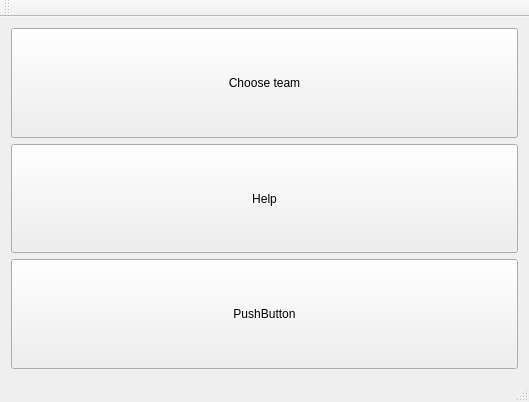
<?xml version="1.0" encoding="UTF-8"?>
<ui version="4.0">
 <class>MainWindow</class>
 <widget class="QMainWindow" name="MainWindow">
  <property name="geometry">
   <rect>
    <x>0</x>
    <y>0</y>
    <width>529</width>
    <height>402</height>
   </rect>
  </property>
  <property name="windowTitle">
   <string>MainWindow</string>
  </property>
  <widget class="QWidget" name="centralWidget">
   <layout class="QHBoxLayout" name="horizontalLayout">
    <item>
     <layout class="QVBoxLayout" name="verticalLayout">
      <item>
       <widget class="QPushButton" name="buttonTeam">
        <property name="sizePolicy">
         <sizepolicy hsizetype="Minimum" vsizetype="Preferred">
          <horstretch>0</horstretch>
          <verstretch>0</verstretch>
         </sizepolicy>
        </property>
        <property name="text">
         <string>Choose team</string>
        </property>
       </widget>
      </item>
      <item>
       <widget class="QPushButton" name="Help">
        <property name="sizePolicy">
         <sizepolicy hsizetype="Minimum" vsizetype="Preferred">
          <horstretch>0</horstretch>
          <verstretch>0</verstretch>
         </sizepolicy>
        </property>
        <property name="text">
         <string>Help</string>
        </property>
       </widget>
      </item>
      <item>
       <widget class="QPushButton" name="pushButton">
        <property name="sizePolicy">
         <sizepolicy hsizetype="Minimum" vsizetype="Preferred">
          <horstretch>0</horstretch>
          <verstretch>0</verstretch>
         </sizepolicy>
        </property>
        <property name="text">
         <string>PushButton</string>
        </property>
       </widget>
      </item>
     </layout>
    </item>
   </layout>
  </widget>
  <widget class="QMenuBar" name="menuBar">
   <property name="geometry">
    <rect>
     <x>0</x>
     <y>0</y>
     <width>529</width>
     <height>26</height>
    </rect>
   </property>
  </widget>
  <widget class="QToolBar" name="mainToolBar">
   <attribute name="toolBarArea">
    <enum>TopToolBarArea</enum>
   </attribute>
   <attribute name="toolBarBreak">
    <bool>false</bool>
   </attribute>
  </widget>
  <widget class="QStatusBar" name="statusBar"/>
 </widget>
 <layoutdefault spacing="6" margin="11"/>
 <resources/>
 <connections/>
</ui>
